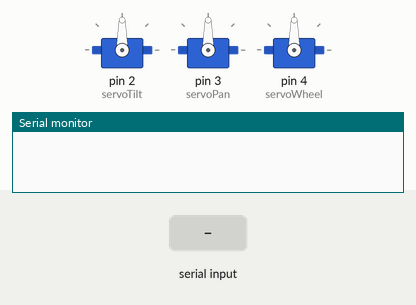
Simulated run of this sketch. Board: Arduino Uno, built with avr-gcc and run on an emulated ATmega328P. Parts: 3 × servo, the last lines printed to the serial monitor. Inputs (shaded band) come from the test bench.

Above: at 1.2 s.
1.3 s: "1" received over Serial
2.8 s: "0" received over Serial
At 3.4 s:
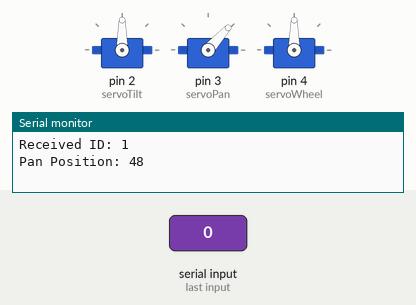
Timing chart, 0 to 5.8 s (numbered marks = the images above; inputs shaded):
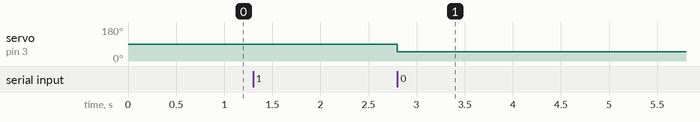

The sketch:

3-motor-servo.ino
```cpp
// This Arduino code controls three servo motors based on serial input commands received from an
// external source, such as a computer running a Processing sketch. The servos are designated as tilt,
// pan, and wheel, each controlled by specific channel IDs ('0', '1', and '2' respectively).

#include <Servo.h>

char tiltChannel = '0', panChannel = '1', wheelChannel = '2'; // Add a new channel ID for the wheel
Servo servoTilt, servoPan, servoWheel; // Add a new Servo object for the wheel
char serialChar = 0;

void setup() {
  servoTilt.attach(2);  // The Tilt servo is attached to pin 2.
  servoPan.attach(3);   // The Pan servo is attached to pin 3.
  servoWheel.attach(4); // The new Wheel servo is attached to pin 4.
  servoTilt.write(90);  // Initially put the servos both at 90 degrees.
  servoPan.write(90);   // Initially put the servos both at 90 degrees.
  servoWheel.write(90); // Initially put the new servo at 90 degrees.
  Serial.begin(57600);  // Set up a serial connection for 57600 bps.
}

void loop() {
  while (Serial.available() > 0) {
    serialChar = Serial.read(); // Read the first character
    Serial.print("Received ID: ");
    Serial.println(serialChar); // Print received ID

    if (serialChar == tiltChannel) {
      while (Serial.available() <= 0); // Wait for the second command byte
      int tiltPosition = Serial.read();  // Read the tilt position
      Serial.print("Tilt Position: ");
      Serial.println(tiltPosition); // Print tilt position
      servoTilt.write(tiltPosition);
    } else if (serialChar == panChannel) {
      while (Serial.available() <= 0); // Wait for the second command byte
      int panPosition = Serial.read();   // Read the pan position
      Serial.print("Pan Position: ");
      Serial.println(panPosition); // Print pan position
      servoPan.write(panPosition);
    } else if (serialChar == wheelChannel) { // Check for the new wheel channel ID
      while (Serial.available() <= 0); // Wait for the second command byte
      int wheelPosition = Serial.read();   // Read the wheel position
      Serial.print("Wheel Position: ");
      Serial.println(wheelPosition); // Print wheel position
      servoWheel.write(wheelPosition);
    }
  }
}
```

Measured:
- after the input at 2.8 s, servo on pin 3 (servoPan): 90° → 48° at once
